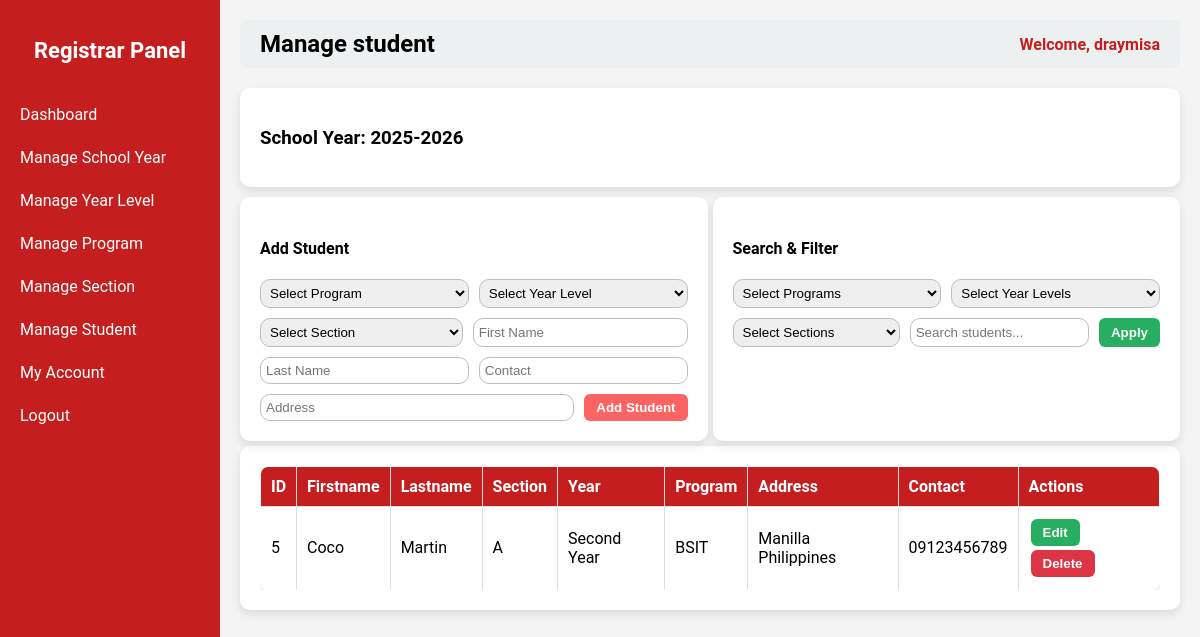
The page /registrar.php?page=manage_student (signed in) on the database as committed earlier.
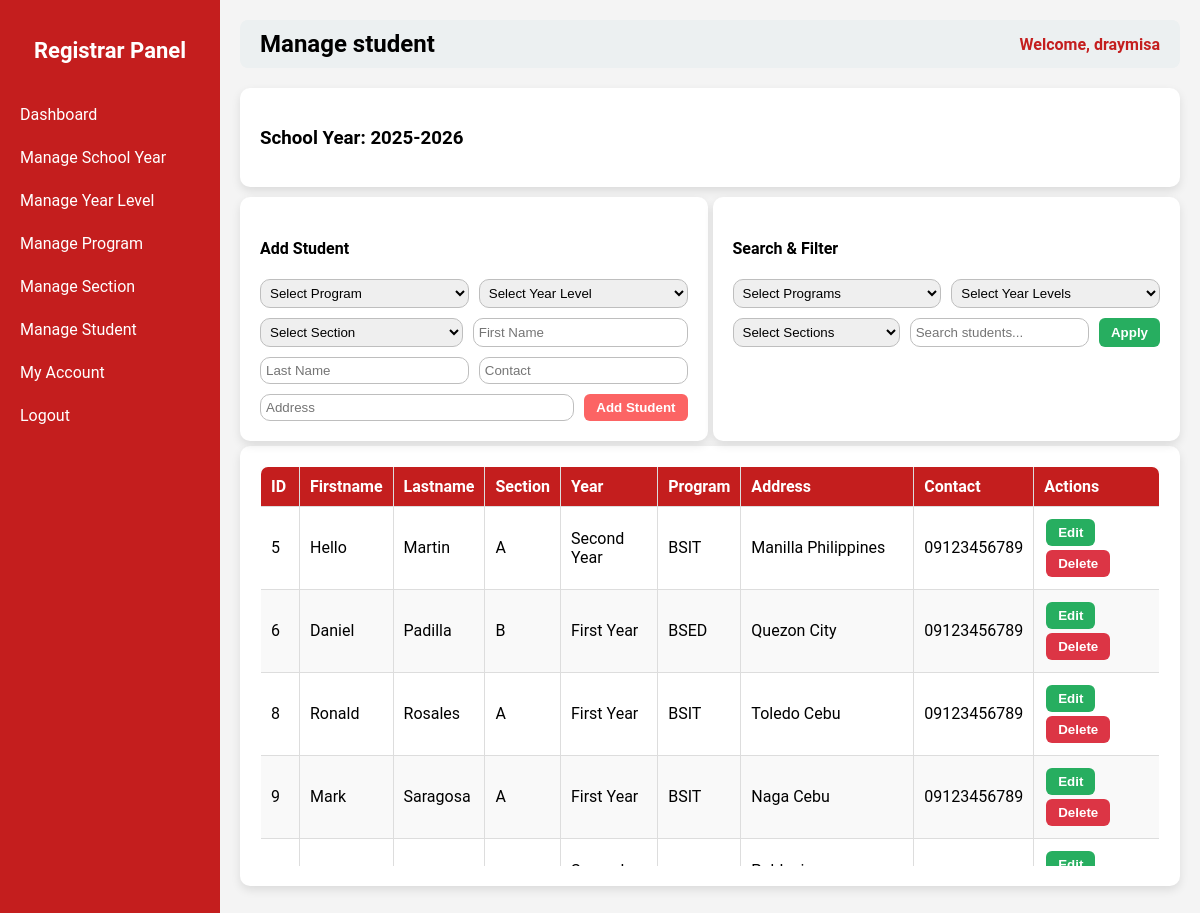
The same page on the database as committed later.
### tables this page shows
CREATE TABLE `school_years` (
  `id` int(11) NOT NULL,
  `school_year` varchar(50) NOT NULL,
  `is_current` tinyint(1) DEFAULT 0
);

CREATE TABLE `students` (
  `id` int(11) NOT NULL,
  `first_name` varchar(50) NOT NULL,
  `last_name` varchar(50) NOT NULL,
  `school_year_id` int(11) NOT NULL,
  `program_id` int(11) NOT NULL,
  `year_level_id` int(11) NOT NULL,
  `section_id` int(11) NOT NULL,
  `address` varchar(100) NOT NULL,
  `contact` varchar(20) NOT NULL,
  `img` varchar(255) NOT NULL,
  `user_id` int(11) NOT NULL
);

CREATE TABLE `sections` (
  `id` int(11) NOT NULL,
  `section_name` varchar(50) NOT NULL
);

CREATE TABLE `year_levels` (
  `id` int(11) NOT NULL,
  `year_level` varchar(50) NOT NULL
);

CREATE TABLE `programs` (
  `id` int(11) NOT NULL,
  `program_code` varchar(50) NOT NULL,
  `program_name` varchar(100) NOT NULL
);

### registrar_pages/manage_student.php (the view, shortened to what this page needs)
<?php
require __DIR__ . '/../db_connect.php';
$current_sy = $pdo->query("SELECT * FROM school_years WHERE is_current=1 LIMIT 1")->fetch(PDO::FETCH_ASSOC);
$current_sy_id = $current_sy['id'];
$edit_mode = false;
$edit_student = [];
$search = $_GET['search'] ?? '';
$sql = "
    SELECT st.*, sec.section_name, yl.year_level, p.program_code
    FROM students st
    LEFT JOIN sections sec ON st.section_id = sec.id
    LEFT JOIN year_levels yl ON st.year_level_id = yl.id
    LEFT JOIN programs p ON st.program_id = p.id
    WHERE st.school_year_id = ?
";
$params = [$current_sy_id];
$sql .= " ORDER BY st.id ASC";
$students = $pdo->prepare($sql);
$students->execute($params);
$students = $students->fetchAll(PDO::FETCH_ASSOC);
?>
<div class="container">
    <h3>School Year: <?= htmlspecialchars($current_sy['school_year']); ?></h3>
</div>
<div class="flex-container">
    <div class="container half">
    <h4><?= $edit_mode ? "Update Student" : "Add Student" ?></h4>
    <form method="POST" class="form-box">
<select name="program_id" required>
    <option value="">Select Program</option>
</select>
<select name="year_level_id" required>
    <option value="">Select Year Level</option>
</select>
<select name="section_id" required>
    <option value="">Select Section</option>
</select>
        <input type="text" name="first_name" placeholder="First Name"
               value="<?= htmlspecialchars($edit_student['first_name'] ?? '') ?>" required>
        <input type="text" name="last_name" placeholder="Last Name"
               value="<?= htmlspecialchars($edit_student['last_name'] ?? '') ?>" required>
        <input type="text" name="contact" placeholder="Contact"
               value="<?= htmlspecialchars($edit_student['contact'] ?? '') ?>">
        <input type="text" name="address" placeholder="Address"
               value="<?= htmlspecialchars($edit_student['address'] ?? '') ?>">
        <?php if ($edit_mode): ?>
            <input type="hidden" name="id" value="<?= $edit_student['id'] ?>">
            <button type="submit" name="update_student" class="btn btn-warning">Update Student</button>
            <a href="" class="btn btn-secondary">Cancel</a>
        <?php else: ?>
            <button type="submit" name="add_student" class="btn btn-primary">Add Student</button>
        <?php endif; ?>
    </form>
</div>
    <div class="container half">
        <h4>Search & Filter</h4>
        <form method="GET" action="registrar.php" class="form-box">
            <select name="filter_program">
                <option value="">Select Programs</option>
            </select>
            <select name="filter_year">
                <option value="">Select Year Levels</option>
            </select>
            <select name="filter_section">
                <option value="">Select Sections</option>
            </select>
            <input type="text" name="search" placeholder="Search students..." value="<?= htmlspecialchars($search) ?>">
            <button type="submit" class="btn btn-info">Apply</button>
        </form>
    </div>
</div>
<div class="container">
    <div class="table-box">
        <table class="styled-table">
            <thead>
                <tr>
                    <th>ID</th>
                    <th>Firstname</th>
                    <th>Lastname</th>
                    <th>Section</th>
                    <th>Year</th>
                    <th>Program</th>
                    <th>Address</th>
                    <th>Contact</th>
                    <th>Actions</th>
                </tr>
            </thead>
            <tbody>
            <?php if (count($students) > 0): ?>
                <?php foreach ($students as $stu): ?>
                    <tr>
                        <td><?= $stu['id'] ?></td>
                        <td><?= htmlspecialchars($stu['first_name']) ?></td>
                        <td><?= htmlspecialchars($stu['last_name']) ?></td>
                        <td><?= htmlspecialchars($stu['section_name']) ?></td>
                        <td><?= htmlspecialchars($stu['year_level']) ?></td>
                        <td><?= htmlspecialchars($stu['program_code']) ?></td>
                        <td><?= htmlspecialchars($stu['address']) ?></td>
                        <td><?= htmlspecialchars($stu['contact']) ?></td>
                        <td>
                            <form method="POST" class="inline-form">
                                <button type="submit" name="edit_student" class="btn btn-info">Edit</button>
                            </form>
                            <form method="POST" class="inline-form">
                                <button type="submit" name="delete_student" class="btn btn-danger"
                                        onclick="return confirm('Are you sure?')">Delete</button>
                            </form>
                        </td>
                    </tr>
                <?php endforeach; ?>
            <?php else: ?>
                <tr><td colspan="9" style="text-align:center;">No students found.</td></tr>
            <?php endif; ?>
            </tbody>
        </table>
    </div>
</div>

### registrar.php (shortened to what this page needs)
<?php
$page = isset($_GET['page']) ? $_GET['page'] : 'dashboard';
?>
<!DOCTYPE html>
<html>
<head>
</head>
<body>
<div class="sidebar">
    <h2>Registrar Panel</h2>
    <a href="?page=dashboard">Dashboard</a>
    <a href="?page=manage_school_year">Manage School Year</a>
    <a href="?page=manage_year_level">Manage Year Level</a>
    <a href="?page=manage_program">Manage Program</a>
    <a href="?page=manage_section">Manage Section</a>
    <a href="?page=manage_student">Manage Student</a>
    <a href="?page=my_account">My Account</a>
    <a href="logout.php">Logout</a>
</div>
<div class="main-content">
    <div class="header">
        <h2><?php echo ucfirst(str_replace('_',' ', $page)); ?></h2>
        <span>Welcome, <?php echo $_SESSION['username']; ?></span>
    </div>
    <div class="content" style="margin-top:20px;">
        <?php
        $pageFile = "registrar_pages/{$page}.php";
        if (file_exists($pageFile)) {
            include $pageFile;
        } else {
            echo "<p>Page not found.</p>";
        }
        ?>
    </div>
</div>
</body>
</html>

### registrar.php (style rules this page uses)
body { margin:0; font-family:'Roboto', sans-serif; background:#f4f4f4; }
.sidebar { position: fixed; top:0; left:0; width:220px; height:100%; background-color:#c41e1e; color:white; display:flex; flex-direction:column; padding-top:20px; }
.sidebar h2 { text-align:center; margin-bottom:30px; font-size:22px; }
.sidebar a { padding:12px 20px; text-decoration:none; color:white; display:block; transition:0.3s; }
.main-content { margin-left:220px; padding:20px; }
.header { display:flex; justify-content:space-between; align-items:center; background:#ecf0f1; padding:10px 20px; border-radius:8px; }
.header h2 { margin:0; }
.header span { font-weight: bold;color: #c41e1e; }

### registrar_pages/manage_student.php (style rules this page uses)
.flex-container { display: flex; gap: 5px; margin-top: 5px; }
.container { background:#fff; padding:20px; border-radius:10px; box-shadow:0 4px 10px rgba(0,0,0,0.1); margin-top:5px; }
.half { flex: 1; max-width: 50%; }
.form-box { display: flex; flex-wrap: wrap; gap: 10px; }
.form-box input, .form-box select { padding: 5px; border: 1px solid #bebebeff; border-radius: 10px; flex: 1 1 calc(25% - 10px); min-width: 150px; }
.table-box { max-height:400px; overflow-y:auto; }
.styled-table { width:100%; border-collapse:collapse; border:1px solid #ddd; border-radius:8px; overflow:hidden; box-shadow:0 2px 5px rgba(0,0,0,0.1); }
.styled-table th, .styled-table td { padding:10px; border:1px solid #ddd; text-align:left; }
.styled-table thead { background:#c41e1e; color:#fff; }
.styled-table tr:nth-child(even) { background:#f9f9f9; }
.inline-form { display:inline-block; margin:2px; }
.btn { padding:6px 12px; border-radius:6px; border:none; cursor:pointer; font-weight:bold; color:white; }
.btn-primary { background:#fc6464ff; }
.btn-danger { background:#dc3545; }
.btn-info { background:#27ae60; }

Rows that differ between the two databases and show on the page:
changed students "Martin": first_name "Coco" → "Hello"
added students: id "6", first_name "Daniel", last_name "Padilla", section.section_name "B", year_level.year_level "First Year", program.program_code "BSED", address "Quezon City", contact "09123456789"
added students: id "8", first_name "Ronald", last_name "Rosales", section.section_name "A", year_level.year_level "First Year", program.program_code "BSIT", address "Toledo Cebu", contact "09123456789"
added students: id "9", first_name "Mark", last_name "Saragosa", section.section_name "A", year_level.year_level "First Year", program.program_code "BSIT", address "Naga Cebu", contact "09123456789"
